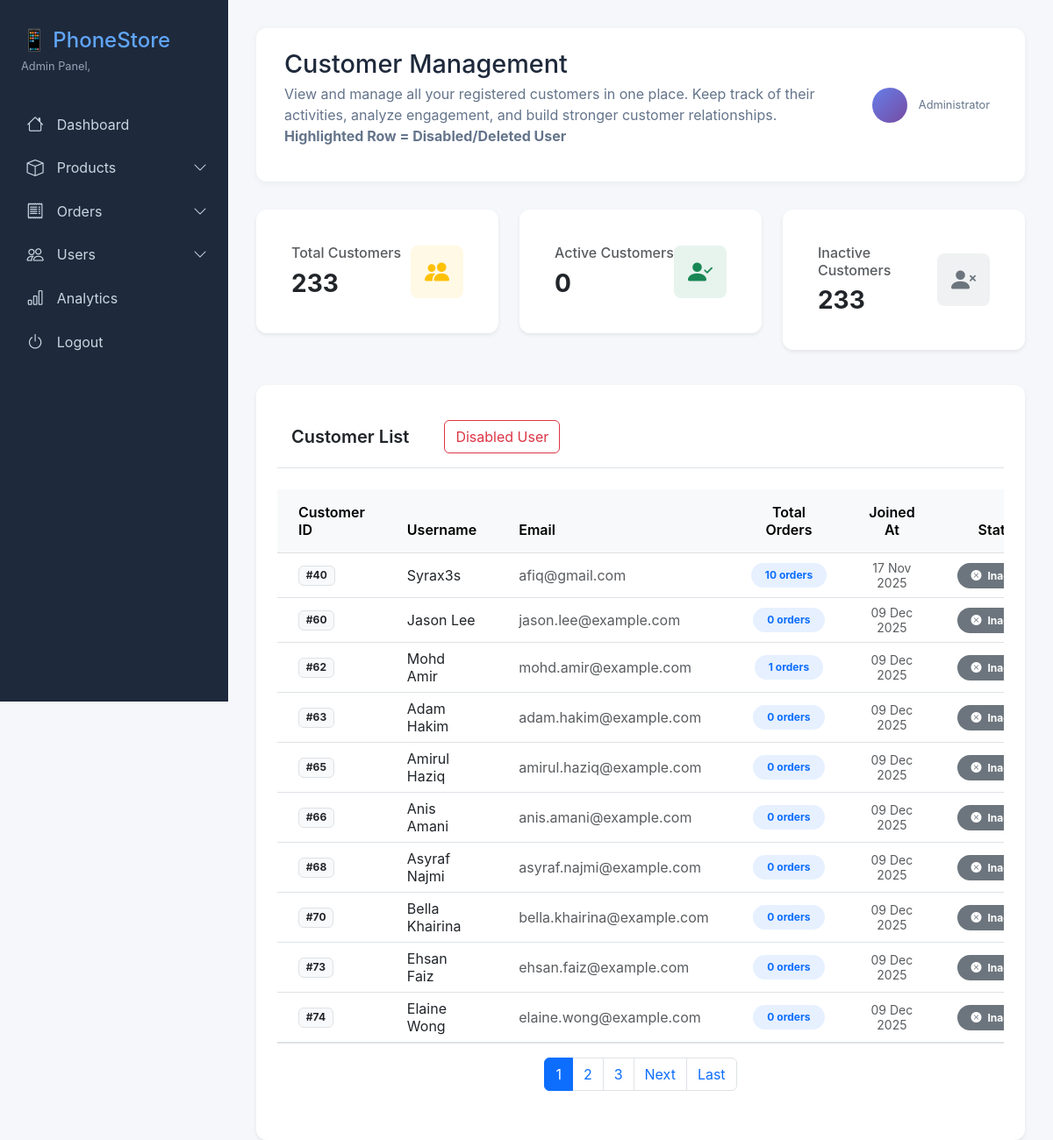
Page /Customer on the committed database.
### tables this page shows
CREATE TABLE `user` (
  `user_id` int(11) NOT NULL,
  `username` varchar(100) NOT NULL,
  `password` varchar(100) NOT NULL,
  `email` varchar(100) NOT NULL,
  `role` varchar(50) DEFAULT 'User',
  `is_active` int(11) DEFAULT 1,
  `created_at` datetime DEFAULT current_timestamp(),
  `updated_at` datetime NOT NULL DEFAULT current_timestamp() ON UPDATE current_timestamp(),
  `admin_type` varchar(100) NOT NULL DEFAULT 'normal'
);

### application/controllers/Customer.php (called while the page is built, shortened)
<?php
class Customer extends CI_Controller
{
    public function __construct()
    {
        $this->load->model('User_m');
        $this->load->library('pagination');
    }
    public function index($page = 0)
    {
        $data['Cusers'] = $this->User_m->get_all($a = 0, $b = 0, $this->input->get('del'));
        $config['base_url'] = site_url('Customer/index');
        $config['total_rows'] = count($data['Cusers']);
        $config['per_page'] = 10;
        $config['use_page_numbers'] = TRUE;
        $this->pagination->initialize($config);
        $page = $page == 0 ? 1 : $page;
        $offset = ($page - 1) * $config['per_page'];
        $data['users'] = $this->User_m->get_all($config['per_page'], $offset, $this->input->get('del'));
        $data['pagination'] = $this->pagination->create_links();
        $this->load->view('component/sidebar_v');
        $this->load->view('Seller/user/customer_v', $data);
    }
}

### index.php (called while the page is built, shortened)
<?php
require_once BASEPATH . 'core/CodeIgniter.php';

### application/models/User_m.php (called while the page is built, shortened)
<?php
class User_m extends CI_Model
{
	public function get_all($limit = 0, $offset = 0, $del = false, $user = 'User')
	{
		if ($limit == 0 && $offset == 0) {
			$pagi = "";
		} else {
			$pagi = " LIMIT $offset, $limit";
		}
		if ($del) {
			$del = " AND `user`.`is_active` = 0 ";
		} else {
			$del = " AND `user`.`is_active` = 1 ";
		}
		$sql = "SELECT
					`user`.*,
					COUNT(`orders`.`order_id`) AS `total_order`,
					COALESCE(
						DATE_FORMAT(MAX(`orders`.`order_date`), '%Y-%m-%d'),
						'No Purchase Made'
					) AS `last_order_date`,
					CASE
						WHEN MAX(`orders`.`order_date`) < DATE_SUB(CURDATE(), INTERVAL 1 MONTH)
							OR MAX(`orders`.`order_date`) IS NULL
						THEN 'Inactive'
						ELSE 'Active'
					END AS `status`
				FROM `user`
				LEFT JOIN `orders`
					ON `orders`.`user_id` = `user`.`user_id`
					AND `orders`.`status` = 'Completed'
				LEFT JOIN `order_item`
					ON `order_item`.`order_id` = `orders`.`order_id`
					AND `order_item`.`is_cancelled` = 0
				WHERE `user`.`role` = 'User' $del
				GROUP BY `user`.`user_id`
				$pagi";
		return $this->db->query($sql)->result_array();
	}
}

### application/views/Seller/user/customer_v.php (the view, shortened to what this page needs)
<main class="main-content">
    <div class="header">
        <div>
            <h1>Customer Management</h1>
            <p style="color: #64748b; margin-top: 0.3rem;">
                View and manage all your registered customers in one place.
                Keep track of their activities, analyze engagement, and build stronger customer relationships. <br>
                <span><strong>Highlighted Row = Disabled/Deleted User</strong></span>
            </p>
        </div>
        <div class="header-actions">
            <div class="user-profile">
                <div class="user-avatar"><?php echo $shortName; ?></div>
                <div>
                    <div style="font-size: 0.8rem; color: #64748b;">Administrator</div>
                </div>
            </div>
        </div>
    </div>
    <div class="row mb-4">
        <div class="col-md-4 mb-3">
            <div class="card border-0 shadow-sm">
                <div class="card-body">
                    <div class="d-flex justify-content-between align-items-center">
                        <div>
                            <h6 class="text-muted mb-2">Total Customers</h6>
                            <h3 class="mb-0 fw-bold"><?php echo count($Cusers); ?></h3>
                        </div>
                        <div class="bg-warning bg-opacity-10 rounded-3 p-3">
                            <i class="bi bi-people-fill text-warning fs-3"></i>
                        </div>
                    </div>
                </div>
            </div>
        </div>
        <div class="col-md-4 mb-3">
            <div class="card border-0 shadow-sm">
                <div class="card-body">
                    <div class="d-flex justify-content-between align-items-center">
                        <div>
                            <h6 class="text-muted mb-2">Active Customers</h6>
                            <h3 class="mb-0 fw-bold"><?php echo count(array_filter($Cusers, function ($Cuser) {
                                return $Cuser['status'] == 'Active';
                            })); ?></h3>
                        </div>
                        <div class="bg-success bg-opacity-10 rounded-3 p-3">
                            <i class="bi bi-person-check-fill text-success fs-3"></i>
                        </div>
                    </div>
                </div>
            </div>
        </div>
        <div class="col-md-4 mb-3">
            <div class="card border-0 shadow-sm">
                <div class="card-body">
                    <div class="d-flex justify-content-between align-items-center">
                        <div>
                            <h6 class="text-muted mb-2">Inactive Customers</h6>
                            <h3 class="mb-0 fw-bold"><?php echo count(array_filter($Cusers, function ($Cuser) {
                                return $Cuser['status'] == 'Inactive';
                            })); ?></h3>
                        </div>
                        <div class="bg-secondary bg-opacity-10 rounded-3 p-3">
                            <i class="bi bi-person-x-fill text-secondary fs-3"></i>
                        </div>
                    </div>
                </div>
            </div>
        </div>
    </div>
    <div class="card border-0 shadow-sm">
        <div class="card-header bg-white border-bottom py-3">
            <div class="d-flex justify-content-between align-items-center">
                <h5 class="mb-0 fw-semibold">Customer List</h5>
                <?php
                if (!empty($this->input->get('del')) && $this->input->get('del') == 'true') {
                    echo '<a href="' . base_url('Customer/index') . '" class="btn btn-outline-primary" style="margin-left: 40px;">Back</a>';
                } else {
                    echo '<a href="' . base_url('Customer/index?del=true') . '" class="btn btn-outline-danger" style="margin-left: 40px;">Disabled User</a>';
                }
                ?>
            </div>
        </div>
        <div class="card-body p-0">
            <div class="table-responsive">
                <table class="table table-hover align-middle mb-0">
                    <thead class="table-light">
                        <tr>
                            <th class="py-3 px-4 fw-semibold">Customer ID</th>
                            <th class="py-3 px-4 fw-semibold">Username</th>
                            <th class="py-3 px-4 fw-semibold">Email</th>
                            <th class="py-3 px-4 fw-semibold text-center">Total Orders</th>
                            <th class="py-3 px-4 fw-semibold text-center">Joined At</th>
                            <th class="py-3 px-4 fw-semibold text-center">Status</th>
                        </tr>
                    </thead>
                    <tbody>
                        <?php foreach ($users as $user) { ?>
                            <tr class="<?php echo $user['is_active'] == 0 ? 'inactive-row' : ''; ?>">
                                <td class="px-4">
                                    <span class="badge bg-light text-dark border">#<?php echo $user['user_id']; ?></span>
                                </td>
                                <td class="px-4">
                                    <?php echo $user['username']; ?>
                                </td>
                                <td class="px-4 text-muted"><?php echo $user['email']; ?></td>
                                <td class="px-4 text-center">
                                    <span class="badge bg-primary bg-opacity-10 text-primary rounded-pill px-3 py-2">
                                        <?php echo $user['total_order']; ?> orders
                                    </span>
                                </td>
                                <td class="px-4 text-center text-muted">
                                    <small><?php echo date('d M Y', strtotime($user['created_at'])); ?></small>
                                </td>
                                <td class="px-4 text-center">
                                    <?php if ($user['status'] == 'Active') { ?>
                                        <span class="badge bg-success rounded-pill px-3 py-2">
                                            <i class="bi bi-check-circle-fill me-1"></i>
                                            Active
                                        </span>
                                    <?php } else { ?>
                                        <span class="badge bg-secondary rounded-pill px-3 py-2">
                                            <i class="bi bi-x-circle-fill me-1"></i>
                                            Inactive
                                        </span>
                                    <?php } ?>
                                </td>
                            </tr>
                        <?php } ?>
                    </tbody>
                </table>
            </div>
        </div>
        <div class="card-footer bg-white border-top py-3">
            <div class="d-flex justify-content-center">
                <?php echo $pagination; ?>
            </div>
        </div>
    </div>
</main>

### assets/css/admin.css (style rules this page uses)
* { margin: 0; padding: 0; box-sizing: border-box; }
body { font-family: 'Inter', sans-serif !important; background: #f5f7fa; display: flex; min-height: 100vh; }
.main-content { margin-left: 260px; flex: 1; padding: 2rem; width: calc(100% - 260px); }
.header { display: flex; justify-content: space-between; align-items: center; margin-bottom: 2rem; background: white; padding: 1.5rem 2rem; border-radius: 12px; box-shadow: 0 2px 8px rgba(0, 0, 0, 0.05); }
.header h1 { font-size: 1.8rem; color: #1e293b; margin-bottom: 0; }
.header-actions { display: flex; gap: 1rem; align-items: center; }
.user-profile { display: flex; align-items: center; gap: 0.8rem; cursor: pointer; padding: 0.5rem; border-radius: 8px; transition: background 0.3s; }
.user-avatar { width: 40px; height: 40px; border-radius: 50%; background: linear-gradient(135deg, #667eea 0%, #764ba2 100%); display: flex; align-items: center; justify-content: center; color: white; font-weight: bold; font-size: 0.9rem; flex-shrink: 0; }
.card { background: white; border-radius: 12px; padding: 1.5rem; box-shadow: 0 2px 8px rgba(0, 0, 0, 0.05); }
.card-header { display: flex; justify-content: space-between; align-items: center; margin-bottom: 1.5rem; }

### rows in the picture
user: user_id "40", username "Syrax3s", email "afiq@gmail.com", total_order "10", created_at "17 Nov 2025"
user: user_id "60", username "Jason Lee", email "jason.lee@example.com", total_order "0", created_at "09 Dec 2025"
user: user_id "62", username "Mohd Amir", email "mohd.amir@example.com", total_order "1", created_at "09 Dec 2025"
user: user_id "63", username "Adam Hakim", email "adam.hakim@example.com", total_order "0", created_at "09 Dec 2025"
user: user_id "65", username "Amirul Haziq", email "amirul.haziq@example.com", total_order "0", created_at "09 Dec 2025"
user: user_id "66", username "Anis Amani", email "anis.amani@example.com", total_order "0", created_at "09 Dec 2025"
user: user_id "68", username "Asyraf Najmi", email "asyraf.najmi@example.com", total_order "0", created_at "09 Dec 2025"
user: user_id "70", username "Bella Khairina", email "bella.khairina@example.com", total_order "0", created_at "09 Dec 2025"
user: user_id "73", username "Ehsan Faiz", email "ehsan.faiz@example.com", total_order "0", created_at "09 Dec 2025"
user: user_id "74", username "Elaine Wong", email "elaine.wong@example.com", total_order "0", created_at "09 Dec 2025"

### other values in the picture
count($Cusers) "233"
$pagination "1 2 3 Next Last"
